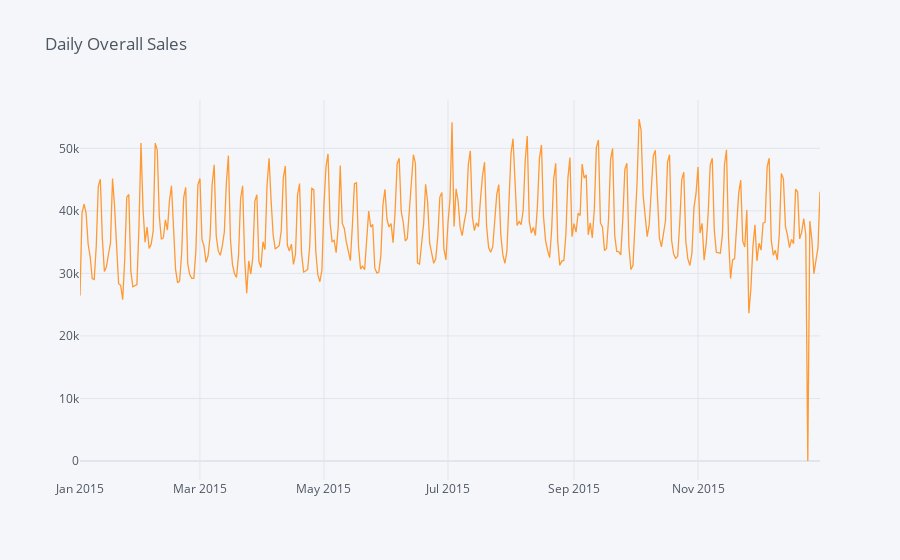

Notebook source saved alongside this figure:
### Code cell
#  The daily sales for the year 2015. To see the pattern of impact of events¶
overall_sales_special[overall_sales_special.year == 2015].groupby("date")["sales"].sum().iplot(title = "Daily Overall Sales")

### Figure 1 — Plotly figure (JSON) as saved in the notebook; plotly's stock layout.template omitted (floating-point values rounded to 4 significant figures; data arrays with more than 128 entries replaced by an {"elided": "..."} marker saying what was removed)
{"data": [{"line": {"color": "rgba(255, 153, 51, 1.0)", "dash": "solid", "shape": "linear", "width": 1.3}, "mode": "lines", "name": "sales", "text": "", "type": "scatter", "x": {"elided": "365 str values"}, "y": {"elided": "365 int values"}}], "layout": {"legend": {"bgcolor": "#F5F6F9", "font": {"color": "#4D5663"}}, "paper_bgcolor": "#F5F6F9", "plot_bgcolor": "#F5F6F9", "title": {"font": {"color": "#4D5663"}, "text": "Daily Overall Sales"}, "xaxis": {"gridcolor": "#E1E5ED", "showgrid": true, "tickfont": {"color": "#4D5663"}, "title": {"font": {"color": "#4D5663"}, "text": ""}, "zerolinecolor": "#E1E5ED"}, "yaxis": {"gridcolor": "#E1E5ED", "showgrid": true, "tickfont": {"color": "#4D5663"}, "title": {"font": {"color": "#4D5663"}, "text": ""}, "zerolinecolor": "#E1E5ED"}}}
